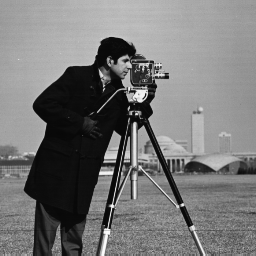
#> input picture IP journl/cameraman.tif, 256 x 256 px, found by its file name
$ python 'program to perform DFT of image.py'
#> lines starting #> are read from the running program, lines starting #| are printed output that depends on the picture
import cv2
import matplotlib.pyplot as plt
import numpy as np
import math
Img=cv2.imread('C:/Users/sahil/OneDrive - 834sys/Documents/Python Scripts/cameraman.tif',0)
#> Img is the input picture: shape (256, 256); min 7, max 253, mean 118.7
f=np.fft.fft2(Img)
fshift=np.fft.fftshift(f)
magnitude_spectrum=20*np.log(np.abs(fshift))
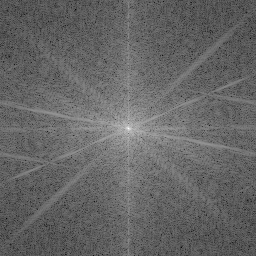
#> magnitude_spectrum: shape (256, 256) float64; min 49.69, max 317.3, mean 156.7; drawn with min black and max white
f_ishift=np.fft.ifftshift(fshift)
img_back=np.fft.ifft2(f_ishift)
img_back=np.abs(img_back)
plt.figure(),
plt.subplot(231),plt.imshow(Img,cmap='gray'),plt.title('Original Image')
plt.axis('off')
plt.subplot(232),plt.imshow(np.abs(f),cmap='gray'),plt.title('FFT Image')
plt.axis('off')
plt.subplot(233),plt.imshow(np.abs(fshift),cmap='gray'),plt.title('Shifted FFT Image')
plt.axis('off')
plt.subplot(234),plt.imshow(magnitude_spectrum,cmap='gray'),plt.title('Magnitude FFT Image')
plt.axis('off')
plt.subplot(235),plt.imshow(img_back,cmap='gray'),plt.title('Inverse FFT Image')
plt.axis('off')
plt.show()
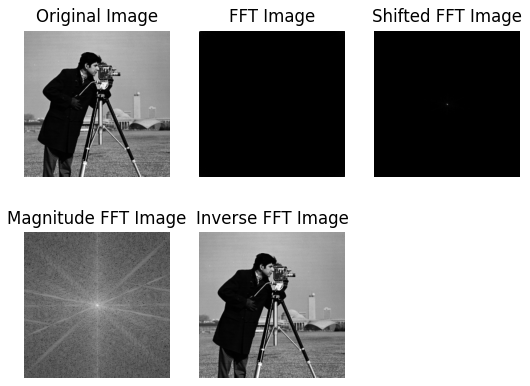
#> figure drawn by matplotlib, 5 panels

$ run again, with IP journl/balloon.jpg saved as IP journl/cameraman.tif
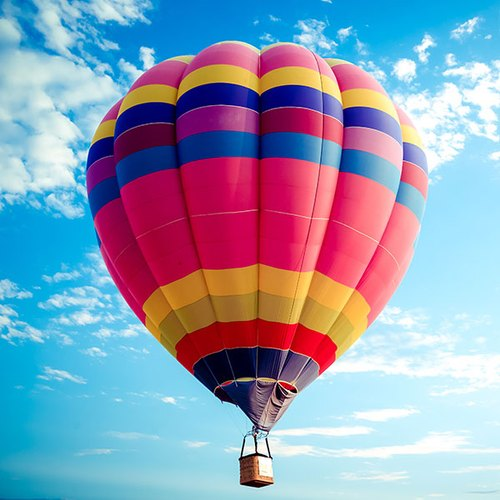
#> input picture IP journl/balloon.jpg, 500 x 500 px, found by its file name
#> `Img=cv2.imread('C:/Users/sahil/OneDrive - 834sys/Documents/Python Scri..`:
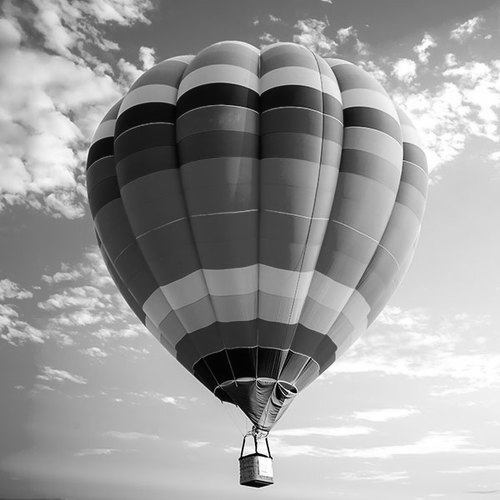
#> Img: shape (500, 500); min 0, max 255, mean 154.7
#> `magnitude_spectrum=20*np.log(np.abs(fshift))`:
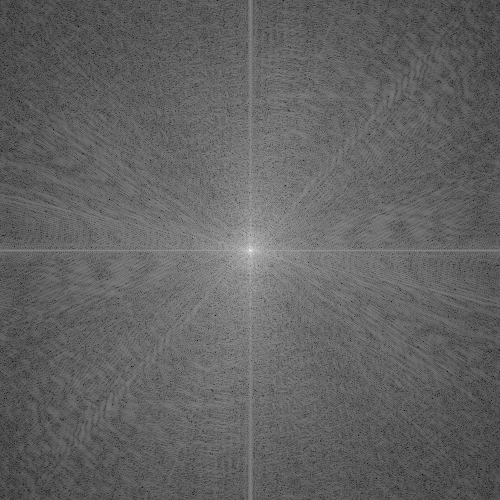
#> magnitude_spectrum: shape (500, 500) float64; min 35.95, max 349.4, mean 157.7; drawn with min black and max white

$ run again, with IP journl/black.jpg saved as IP journl/cameraman.tif
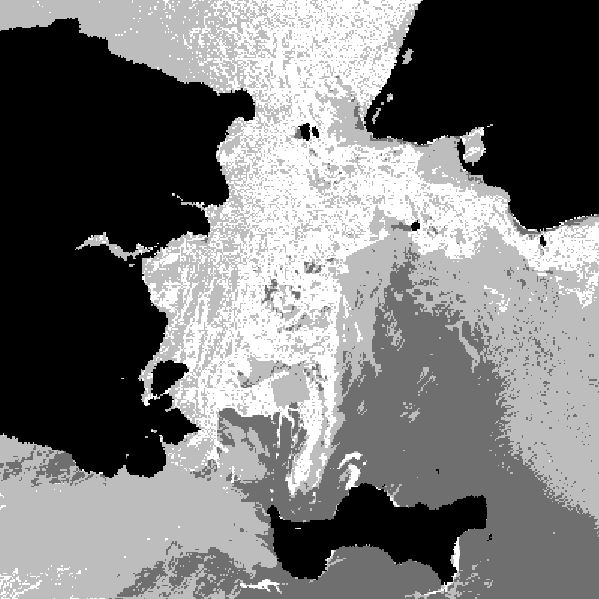
#> input picture IP journl/black.jpg, 599 x 599 px, found by its file name
#> Img is the input picture: shape (599, 599); min 0, max 255, mean 119.3
#> `magnitude_spectrum=20*np.log(np.abs(fshift))`:
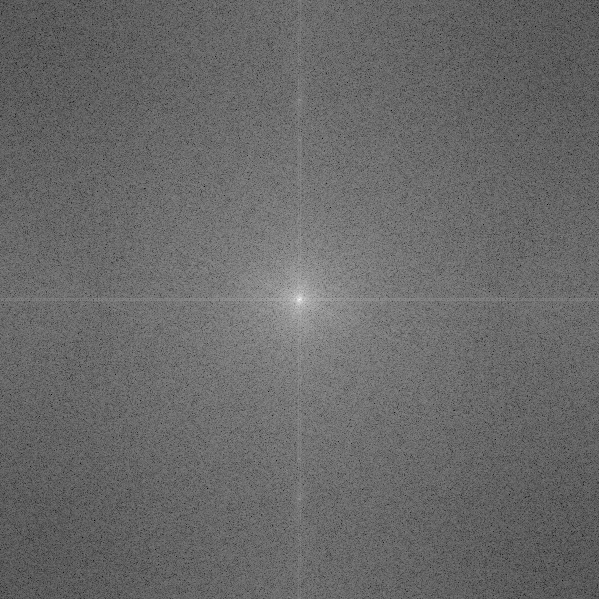
#> magnitude_spectrum: shape (599, 599) float64; min 60.32, max 351.4, mean 180.7; drawn with min black and max white
